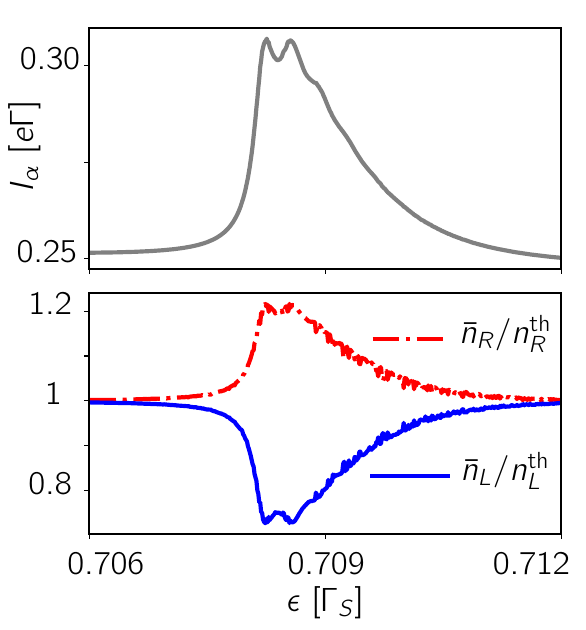

The script that saved this image:
# Fig 3

import sys
from collections import OrderedDict

import matplotlib
import matplotlib.pyplot as plt
import matplotlib.gridspec as gridspec
from mpl_toolkits.axes_grid1.inset_locator import inset_axes
import numpy as np
"""
Global settings:
-----------------
"""
ExportName = 'Fig4.eps'

optionProcessing = False
for opt in sys.argv[1:]:
    if opt.strip() == '--processing':
        optionProcessing = True
"""
Plot functions:
----
"""

matplotlib.rc('axes', linewidth=1.5)

def default_kwargs():
    kwargs = {
        'interpolation': 'nearest',
        'figsize': (15./2.54, 16./2.54),
        'fontsize': 7,
        'titlefontsize': 11,
        'lw': 3.,
        'lss': ['-', '--', ':', '-.'],
        'cls': ['k', 'm', 'cornflowerblue', 'orangered', 'grey'],
        'labelpad': 20
    }

    return kwargs


def load_data():
    dataDict = OrderedDict()
    parDict = OrderedDict()
    varDict = OrderedDict()
    #    datapathDict = {idx: dataset for idx, dataset in enumerate(sys.argv[1:])}
    datapathDict = {
        0: 'data/20190410-172050.txt',
        1: 'data/20190410-191818.txt',
        2: 'data/20190411-000627.txt',
        3: 'data/20190415-090824.txt',
        4: 'data/20190613-105143.txt',
        5: 'data/20190613-121032.txt'
    }

    for k, v in datapathDict.iteritems():
        labelLst = list()
        dataset = np.loadtxt(v)
        for nidx, line in enumerate(open(v, 'r')):
            if nidx == 2:
                parDict[k] = eval(line[1:].strip())
            if nidx == 4:
                varDict[k] = eval(line[1:].strip())
            if nidx == 8:
                labelLst = eval(line[1:].strip())
        dataDict[k] = OrderedDict((k, v) for k, v in zip(labelLst, dataset.T))
        dataDict[k]['filename'] = v

    return parDict, varDict, dataDict


def plot_data(**kwargs):
    # Load data
    parDict, varDict, dataDict = load_data()

    # Set keyword arguments for options
    plt_args = default_kwargs()
    for k in kwargs.keys():
        if k in plt_args.keys():
            plt_args[k] = kwargs[k]
        else:
            raise Exception("Invalid keyword argument '" + k + "'.")

    # Define figure layout
    fig, axes = plt.subplots(2, 1, figsize=plt_args['figsize'])

    ax1 = axes[0]
    ax2 = axes[1]
 #   gs = gridspec.GridSpec(2, 2, width_ratios=[0.25, 1])
 #   ax1 = fig.add_subplot(gs[0, :])  # Current
 #   ax2 = fig.add_subplot(gs[1, 0])  # Local efficiency
 #   ax3 = fig.add_subplot(gs[1, 1])  # Nonlocal efficiency
  #  ax3 = fig.add_subplot()  # Nonlocal efficiency
 #   axins = inset_axes(
 #       ax3,
 #       loc=1,
 #       width=0.7,
 #       height=0.6,
 #       # bbox_to_anchor=(0.24, 0.19),
 #       borderpad=0.2,
 #       bbox_transform=ax3.transAxes)

    # Plot data
 #   ax1.plot(
 #       dataDict[0]['x'],
 #       dataDict[0]['IL'] / float(parDict[0]['GNL']),
 #       lw=plt_args['lw'],
 #       ls=plt_args['lss'][0],
 #       c=plt_args['cls'][0],
 #       label='g=0.05GS')
 #   ax1.plot(
 #       dataDict[1]['x'],
 #       dataDict[1]['IL'] / float(parDict[1]['GNL']),
 #       lw=plt_args['lw'],
 #       ls=plt_args['lss'][1],
 #       c=plt_args['cls'][1],
 #       label='g=0.2GS')
#
 #   ax2.plot(
  #      dataDict[4]['x'],
   ##     abs(dataDict[4]['eta_L']),
   #     lw=plt_args['lw'] + 0.5,
   #     c='orange')

    ax1.plot(
        dataDict[5]['x'],
        abs(dataDict[5]['IL']),
        lw=plt_args['lw'],
        c='gray')


    nB = lambda x: 1. / (np.exp(x) - 1.)
    argnbL = float(parDict[5]['wL']) / float(parDict[5]['TOscL'])
    argnbR = float(parDict[5]['wR']) / float(parDict[5]['TOscR'])
    ax2.plot(
        dataDict[5]['x'],
        dataDict[5]['nOscR'] / nB(argnbR),
        ls='-.',
        c='r',
        lw=plt_args['lw'],
        label='nR')
    ax2.plot(
        dataDict[5]['x'],
        dataDict[5]['nOscL'] / nB(argnbL),
        c='b',
        lw=plt_args['lw'],
        label='nL')
#
#    # Adjustments
#    ax1.set_xlim(-4, 4)
#    ax1.set_ylim(0, 0.6)
#    ax1.set_xticks([-4, -3, -2, -1, 0, 1, 2, 3, 4])
#    ax1.set_yticks([0, 0.25, 0.5])
#    ax1.set_xticklabels([-4, '', -2, '', 0, '', 2, '', 4])
#    ax1.set_yticklabels([0, '', 0.5])
#    ax1.set_xlabel(
#        'eps', fontsize=plt_args['fontsize'], labelpad=plt_args['labelpad'])
#    ax1.set_ylabel(
#        'IR', fontsize=plt_args['fontsize'], labelpad=plt_args['labelpad'])
#    ax1.axvline(0.708, ls=':', lw=1., c='g', zorder=-1)
#    ax1.axvline(2.39792, ls=':', lw=1., c='orange', zorder=-1)
#    ax1.plot(
#        0.708,
#        0.5,
#        marker='^',
#        markeredgecolor='k',
#        markerfacecolor='g',
#        markersize=7,
#        markeredgewidth=0.4)
#    ax1.plot(
#        2.39792,
#        0.5,
#        marker='*',
#        markeredgecolor='k',
#        markerfacecolor='orange',
#        markersize=7,
#        markeredgewidth=0.4)
#    ax.plot(
#        0.7068,
#        0.93,
#        marker='^',
#        markeredgecolor='k',
#        markerfacecolor='g',
#        markersize=7,
#        markeredgewidth=0.4)
#    ax2.plot(
#        2.55,
#        0.93,
#        marker='*',
#        markeredgecolor='k',
#        markerfacecolor='orange',
#        markersize=7,
#        markeredgewidth=0.4)
#
#    # This moves the yaxis label closer to the axis
#    ticklab = ax1.yaxis.get_ticklabels()[0]
#    trans = ticklab.get_transform()
#    ax1.yaxis.set_label_coords(0.0, 0.24, transform=trans)
#
#    # Legend
#    ax1.legend(
#        frameon=False,
#        loc=2,
#        bbox_to_anchor=(-3.4, 0.586),
#        bbox_transform=ax1.transData,
#        borderaxespad=0.,
#        borderpad=0.,
#        handletextpad=-0.2,
#        ncol=2,
#        labelspacing=0.01,
#        handlelength=1.3,
#        columnspacing=0.5)
#
#    ax2.set_xlim(2.2, 2.6)
#    ax2.set_ylim(0, 1.)
#    ax2.set_xticks([2.2, 2.4, 2.6])
#    ax2.set_yticks([0, 0.25, 0.5, 0.75, 1])
#    ax2.set_yticklabels([0, '', '', '', 1])
#
#    ax2.set_xlabel(
#        'eps', fontsize=plt_args['fontsize'], labelpad=plt_args['labelpad'])
#    ax2.set_ylabel('etaL', fontsize=plt_args['fontsize'], labelpad=0)
#
#    #    ticklab = ax2.yaxis.get_ticklabels()[0]
#    #    trans=ticklab.get_transform()
#    #    ax2.yaxis.set_label_coords(0.0, 5., transform=trans)

    ax1.set_xlim(0.706, 0.712)
    ax2.set_xlim(0.706, 0.712)
  #  ax1.set_ylim(0, 1.)
    ax1.set_xticks([0.706, 0.709, 0.712])
    ax1.set_yticks(np.linspace(2.5e-5,3.e-5,3))
    ax1.set_yticklabels(['0.25', '', '0.3']) 
    ax2.set_xticks([0.706, 0.709, 0.712])
  #  ax1.set_yticks([0, 0.25, 0.5, 0.75, 1])
  #  ax1.set_yticklabels([0, '', '', '', 1])
    ax1.set_xticklabels(['', '', ''])
    ax2.set_yticks([0.8, 0.9, 1., 1.1, 1.2])
    ax2.set_yticklabels([0.8, '', 1, '', 1.2])
    ax2.set_xlabel(
        'eps', fontsize=plt_args['fontsize'], labelpad=plt_args['labelpad'])
    ax1.set_ylabel('IL', fontsize=plt_args['fontsize'], labelpad=0)

#    axins.set_xlim(0.706, 0.712)
#    axins.set_ylim(0.7, 1.3)
#    axins.set_xticks([0.706, 0.709, 0.712])
#    axins.set_xticklabels(['', '', ''])
#    #   axins.set_xticklabels(['0.706ins', '', '0.712ins'])
#    axins.set_yticks([0.8, 1, 1.2])
#    axins.set_xlabel(
#        'eps2',
#        fontsize=plt_args['fontsize'],
#        labelpad=plt_args['labelpad'] + 0.2)
#    #   axins.set_ylabel('nav/nB', fontsize=plt_args['fontsize'], labelpad=plt_args['labelpad'])
#
#    # This moves the xaxis label closer to the axis
#    axins.xaxis.set_label_coords(0.5, -0.1)
#    # Legend
#
    ax2.legend(
        frameon=False,
        loc=1,
        bbox_to_anchor=(0.7114, 1.15),
        bbox_transform=ax2.transData,
        borderpad=0,
        borderaxespad=0,
        handletextpad=4,
        ncol=1,
        labelspacing=10,
        columnspacing=0.7,
        handlelength=6)

    for ax in axes:
        ax.tick_params(
            labelsize=plt_args['fontsize'], pad=plt_args['labelpad'])


#    axins.annotate(
#        'nav/nB',
#        xy=(0.706, 1.16),
#        xycoords='data',
#        fontsize=plt_args['fontsize'])

    #ticklab = ax2.xaxis.get_ticklabels()[0]
    #trans=ticklab.get_transform()
    #ax2.xaxis.set_label_coords(0.0, 0.24, transform=trans)

    plt.subplots_adjust(
        left=0.15, right=0.95, top=0.955, bottom=0.15, wspace=0.2, hspace=0.1)
    plt.savefig(ExportName, facecolor='none', edgecolor='none', dpi=400)

    if not optionProcessing:
        plt.show()


if __name__ == '__main__':
    plot_data()
